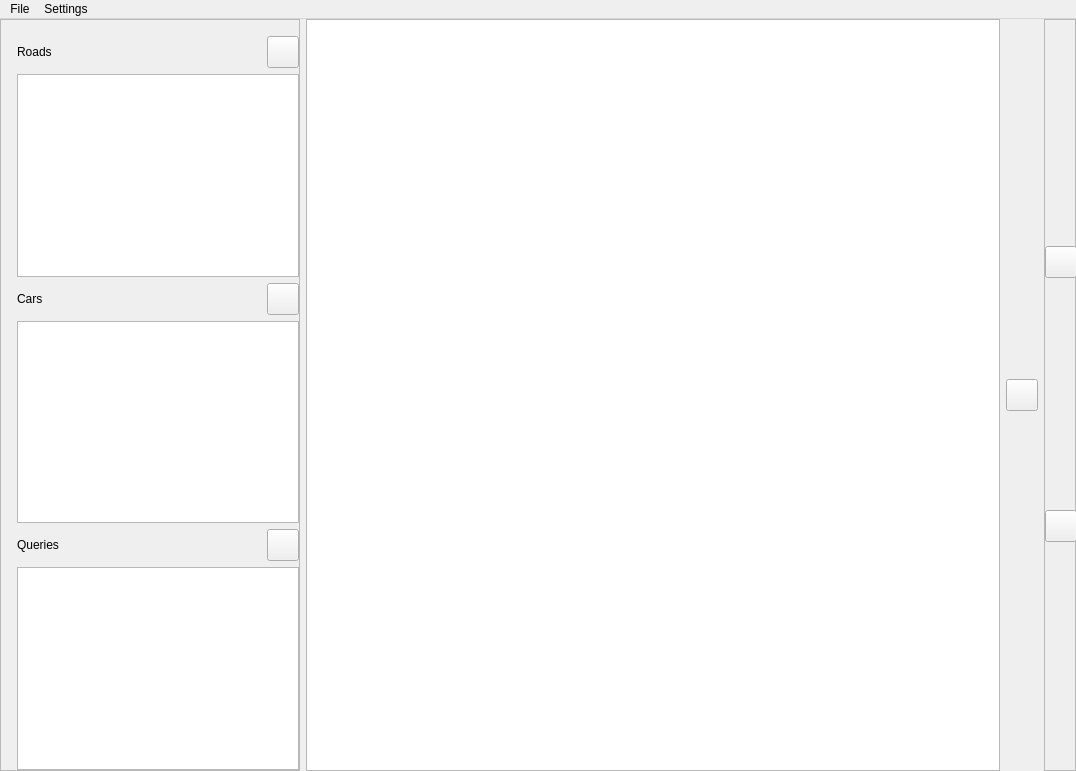
<?xml version="1.0" encoding="UTF-8"?>
<ui version="4.0">
 <class>MainWindow</class>
 <widget class="QMainWindow" name="MainWindow">
  <property name="geometry">
   <rect>
    <x>0</x>
    <y>0</y>
    <width>1076</width>
    <height>771</height>
   </rect>
  </property>
  <property name="windowTitle">
   <string>UMLSL Traffic Editor</string>
  </property>
  <property name="styleSheet">
   <string notr="true">QMainWindow {
    background-color: #011C26; 
}

QScrollArea {
    background-color: transparent;
    border: none;
}

QListView {
	background-color: transparent;
    border: none;
}

QWidget {	
	font: 13pt &quot;Helvetica&quot;;
    color: #F9F9F9;
}

QWidget#c {	
	background-color: transparent;
}

QFrame#zoom_buttons {
	background-color: transparent;
	border: none;
}

QLabel#list_titel,#list_titel_2, #list_titel_3 {
	font: 700 32pt;
	color: #F9F9F9;
	QToolButton {
		background-color: red
	}
}

QToolButton {
    background-color: #032F40; 
    border-radius: 16px;       
    border: none;
    text-align: center;
}

QToolButton#b_sidebar_toggle {
    border-top-left-radius: 0px;
    border-top-right-radius: 16px;
    border-bottom-left-radius: 0px;
    border-bottom-right-radius: 16px;   
}

QToolButton:hover {
    background-color: #314250; 
}

QToolButton:pressed {
    background-color: #032F40;
}

QToolButton#b_minus, #b_plus, #b_sidebar_toggle {
    background-color: #011C26; 
}
QToolButton#b_minus:hover, #b_plus:hover, #b_sidebar_toggle:hover {
    background-color: #314250; 
}
QToolButton#b_minus:pressed, #b_plus:pressed, #b_sidebar_toggle:pressed {
    background-color: #011C26; 
}

</string>
  </property>
  <property name="unifiedTitleAndToolBarOnMac">
   <bool>false</bool>
  </property>
  <widget class="QWidget" name="centralwidget">
   <layout class="QHBoxLayout" name="horizontalLayout">
    <property name="leftMargin">
     <number>0</number>
    </property>
    <property name="topMargin">
     <number>0</number>
    </property>
    <property name="rightMargin">
     <number>0</number>
    </property>
    <property name="bottomMargin">
     <number>0</number>
    </property>
    <item>
     <widget class="QScrollArea" name="sidebar">
      <property name="minimumSize">
       <size>
        <width>300</width>
        <height>0</height>
       </size>
      </property>
      <property name="maximumSize">
       <size>
        <width>300</width>
        <height>16777215</height>
       </size>
      </property>
      <property name="styleSheet">
       <string notr="true"/>
      </property>
      <property name="widgetResizable">
       <bool>true</bool>
      </property>
      <widget class="QWidget" name="c">
       <property name="geometry">
        <rect>
         <x>0</x>
         <y>0</y>
         <width>300</width>
         <height>741</height>
        </rect>
       </property>
       <layout class="QVBoxLayout" name="verticalLayout">
        <property name="leftMargin">
         <number>16</number>
        </property>
        <property name="topMargin">
         <number>16</number>
        </property>
        <property name="rightMargin">
         <number>0</number>
        </property>
        <property name="bottomMargin">
         <number>0</number>
        </property>
        <item>
         <layout class="QHBoxLayout" name="horizontalLayout_2">
          <item>
           <widget class="QLabel" name="list_titel_3">
            <property name="text">
             <string>Roads</string>
            </property>
           </widget>
          </item>
          <item>
           <widget class="QToolButton" name="b_add_road">
            <property name="minimumSize">
             <size>
              <width>32</width>
              <height>32</height>
             </size>
            </property>
            <property name="maximumSize">
             <size>
              <width>32</width>
              <height>32</height>
             </size>
            </property>
            <property name="text">
             <string/>
            </property>
            <property name="icon">
             <iconset resource="resources.qrc">
              <normaloff>:/icons/icons/add.svg</normaloff>:/icons/icons/add.svg</iconset>
            </property>
            <property name="iconSize">
             <size>
              <width>20</width>
              <height>20</height>
             </size>
            </property>
           </widget>
          </item>
         </layout>
        </item>
        <item>
         <widget class="QListWidget" name="l_roads"/>
        </item>
        <item>
         <layout class="QHBoxLayout" name="horizontalLayout_3">
          <item>
           <widget class="QLabel" name="list_titel_2">
            <property name="text">
             <string>Cars</string>
            </property>
           </widget>
          </item>
          <item>
           <widget class="QToolButton" name="b_add_car">
            <property name="minimumSize">
             <size>
              <width>32</width>
              <height>32</height>
             </size>
            </property>
            <property name="maximumSize">
             <size>
              <width>32</width>
              <height>32</height>
             </size>
            </property>
            <property name="text">
             <string/>
            </property>
            <property name="icon">
             <iconset resource="resources.qrc">
              <normaloff>:/icons/icons/add.svg</normaloff>:/icons/icons/add.svg</iconset>
            </property>
            <property name="iconSize">
             <size>
              <width>20</width>
              <height>20</height>
             </size>
            </property>
           </widget>
          </item>
         </layout>
        </item>
        <item>
         <widget class="QListWidget" name="l_cars"/>
        </item>
        <item>
         <layout class="QHBoxLayout" name="horizontalLayout_4">
          <item>
           <widget class="QLabel" name="list_titel">
            <property name="text">
             <string>Queries</string>
            </property>
           </widget>
          </item>
          <item>
           <widget class="QToolButton" name="b_add_query">
            <property name="minimumSize">
             <size>
              <width>32</width>
              <height>32</height>
             </size>
            </property>
            <property name="maximumSize">
             <size>
              <width>32</width>
              <height>32</height>
             </size>
            </property>
            <property name="text">
             <string/>
            </property>
            <property name="icon">
             <iconset resource="resources.qrc">
              <normaloff>:/icons/icons/add.svg</normaloff>:/icons/icons/add.svg</iconset>
            </property>
            <property name="iconSize">
             <size>
              <width>20</width>
              <height>20</height>
             </size>
            </property>
           </widget>
          </item>
         </layout>
        </item>
        <item>
         <widget class="QListWidget" name="l_queries"/>
        </item>
       </layout>
      </widget>
     </widget>
    </item>
    <item>
     <widget class="TrafficView" name="trafficView"/>
    </item>
    <item>
     <widget class="QToolButton" name="b_sidebar_toggle">
      <property name="minimumSize">
       <size>
        <width>32</width>
        <height>32</height>
       </size>
      </property>
      <property name="maximumSize">
       <size>
        <width>32</width>
        <height>32</height>
       </size>
      </property>
      <property name="text">
       <string/>
      </property>
      <property name="icon">
       <iconset resource="resources.qrc">
        <normaloff>:/icons/icons/Menu.svg</normaloff>:/icons/icons/Menu.svg</iconset>
      </property>
     </widget>
    </item>
    <item>
     <widget class="QFrame" name="zoom_buttons">
      <property name="minimumSize">
       <size>
        <width>32</width>
        <height>0</height>
       </size>
      </property>
      <property name="maximumSize">
       <size>
        <width>32</width>
        <height>16777215</height>
       </size>
      </property>
      <property name="styleSheet">
       <string notr="true"/>
      </property>
      <property name="frameShape">
       <enum>QFrame::Shape::StyledPanel</enum>
      </property>
      <property name="frameShadow">
       <enum>QFrame::Shadow::Raised</enum>
      </property>
      <layout class="QVBoxLayout" name="verticalLayout_2">
       <property name="leftMargin">
        <number>0</number>
       </property>
       <property name="topMargin">
        <number>0</number>
       </property>
       <property name="rightMargin">
        <number>0</number>
       </property>
       <property name="bottomMargin">
        <number>0</number>
       </property>
       <item>
        <widget class="QToolButton" name="b_plus">
         <property name="minimumSize">
          <size>
           <width>32</width>
           <height>32</height>
          </size>
         </property>
         <property name="maximumSize">
          <size>
           <width>32</width>
           <height>32</height>
          </size>
         </property>
         <property name="text">
          <string/>
         </property>
         <property name="icon">
          <iconset resource="resources.qrc">
           <normaloff>:/icons/icons/add.svg</normaloff>:/icons/icons/add.svg</iconset>
         </property>
        </widget>
       </item>
       <item>
        <widget class="QToolButton" name="b_minus">
         <property name="minimumSize">
          <size>
           <width>32</width>
           <height>32</height>
          </size>
         </property>
         <property name="maximumSize">
          <size>
           <width>32</width>
           <height>32</height>
          </size>
         </property>
         <property name="text">
          <string/>
         </property>
         <property name="icon">
          <iconset resource="resources.qrc">
           <normaloff>:/icons/icons/Remove.svg</normaloff>:/icons/icons/Remove.svg</iconset>
         </property>
        </widget>
       </item>
      </layout>
     </widget>
    </item>
   </layout>
  </widget>
  <widget class="QMenuBar" name="menuBar">
   <property name="geometry">
    <rect>
     <x>0</x>
     <y>0</y>
     <width>1076</width>
     <height>30</height>
    </rect>
   </property>
   <property name="defaultUp">
    <bool>false</bool>
   </property>
   <property name="nativeMenuBar">
    <bool>true</bool>
   </property>
   <widget class="QMenu" name="menuFile">
    <property name="title">
     <string>File</string>
    </property>
    <addaction name="actionSave"/>
    <addaction name="actionSave_As"/>
    <addaction name="separator"/>
    <addaction name="actionOpen"/>
   </widget>
   <widget class="QMenu" name="menuSettings">
    <property name="title">
     <string>Settings</string>
    </property>
    <addaction name="actionSettings"/>
   </widget>
   <addaction name="menuFile"/>
   <addaction name="menuSettings"/>
  </widget>
  <action name="actionSave">
   <property name="icon">
    <iconset resource="resources.qrc">
     <normaloff>:/icons/icons/Save.svg</normaloff>:/icons/icons/Save.svg</iconset>
   </property>
   <property name="text">
    <string>Save</string>
   </property>
  </action>
  <action name="actionSave_As">
   <property name="icon">
    <iconset resource="resources.qrc">
     <normaloff>:/icons/icons/Save as.svg</normaloff>:/icons/icons/Save as.svg</iconset>
   </property>
   <property name="text">
    <string>Save As</string>
   </property>
  </action>
  <action name="actionOpen">
   <property name="icon">
    <iconset resource="resources.qrc">
     <normaloff>:/icons/icons/File open.svg</normaloff>:/icons/icons/File open.svg</iconset>
   </property>
   <property name="text">
    <string>Open</string>
   </property>
  </action>
  <action name="actionSettings">
   <property name="icon">
    <iconset resource="resources.qrc">
     <normaloff>:/icons/icons/Settings.svg</normaloff>:/icons/icons/Settings.svg</iconset>
   </property>
   <property name="text">
    <string>Open Settings</string>
   </property>
  </action>
 </widget>
 <customwidgets>
  <customwidget>
   <class>TrafficView</class>
   <extends>QGraphicsView</extends>
   <header location="global">pse.umlsl_editor.src.view.ui.traffic_canvas.traffic_view</header>
  </customwidget>
 </customwidgets>
 <resources>
  <include location="resources.qrc"/>
 </resources>
 <connections/>
</ui>
